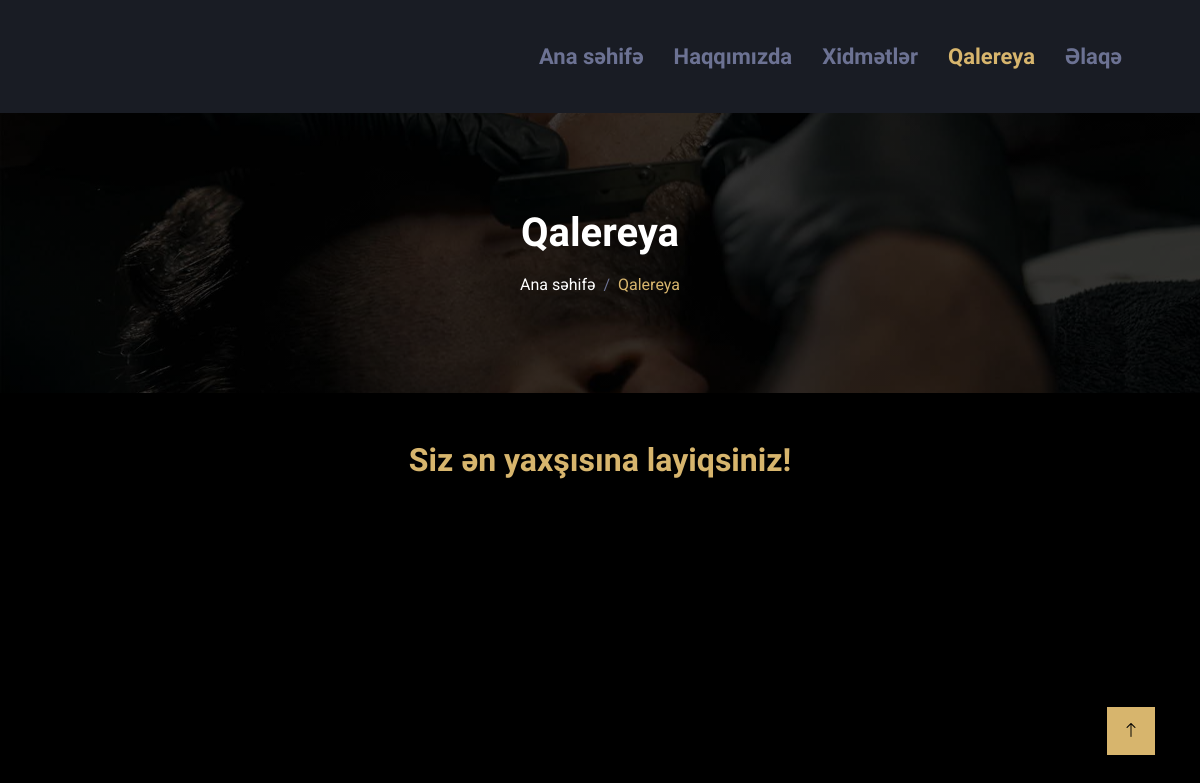
/gallery, run on an earlier commit of the app's database.
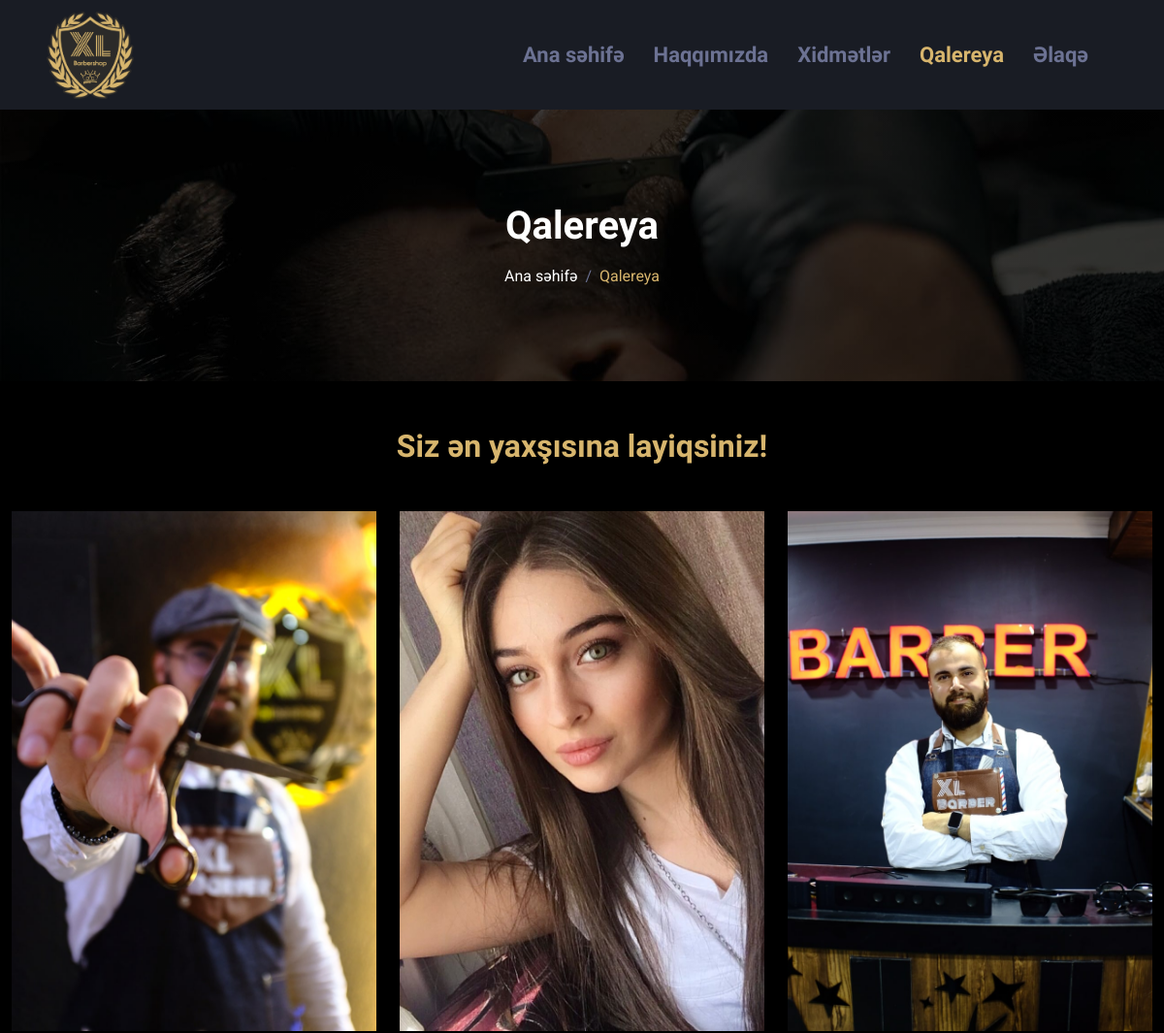
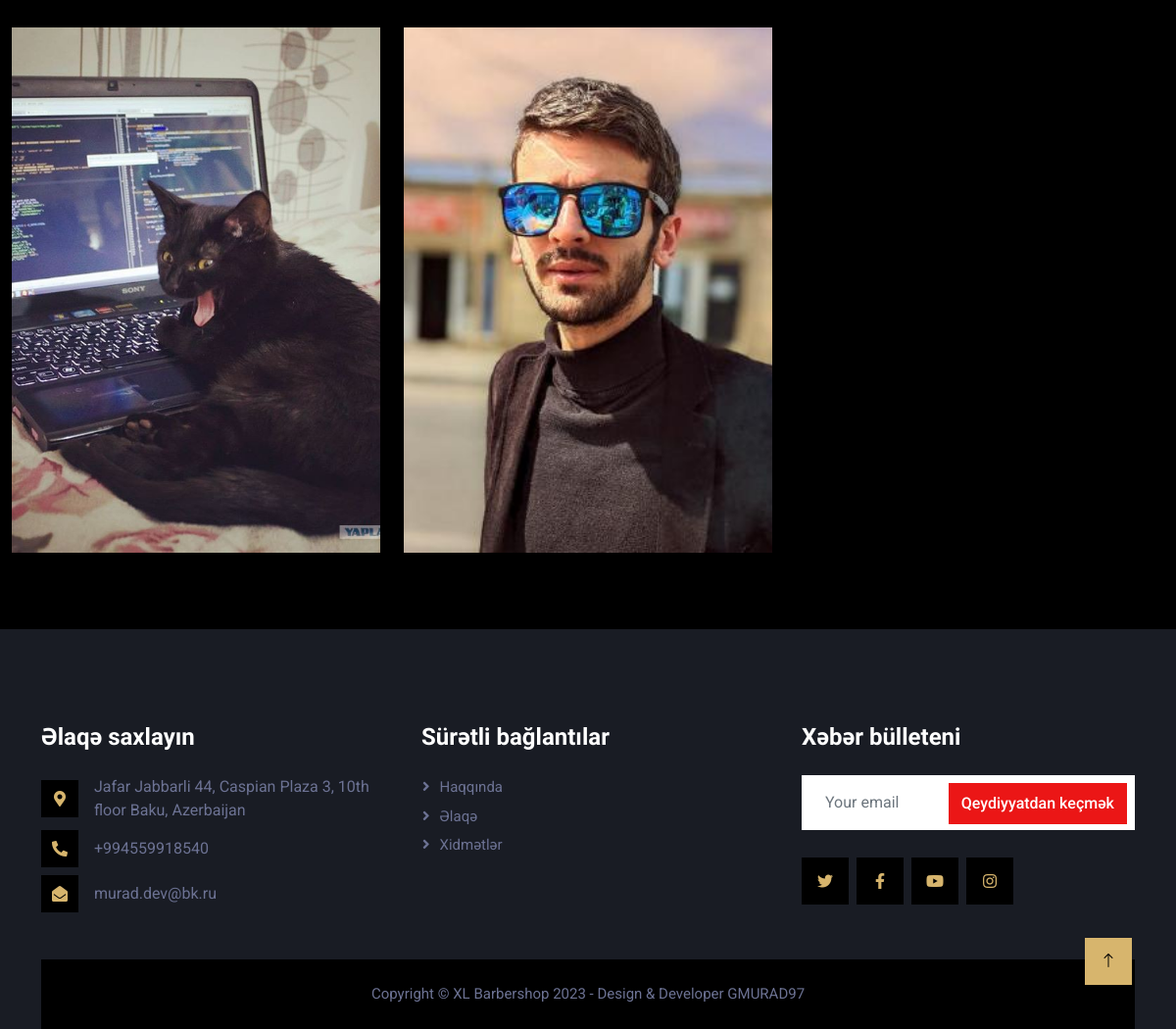
And on a later commit of the database (2 pictures, top to bottom).
### tables this page shows
CREATE TABLE `logo` (
  `l_id` int(11) NOT NULL,
  `logo_img` varchar(255) NOT NULL
);

CREATE TABLE `gallery` (
  `g_id` int(11) NOT NULL,
  `g_img` varchar(255) NOT NULL
);

CREATE TABLE `footer` (
  `f_id` int(11) NOT NULL,
  `f_location_text` varchar(255) NOT NULL,
  `f_phone_text` varchar(255) NOT NULL,
  `f_email_text` varchar(255) NOT NULL,
  `f_twitter_link` varchar(255) NOT NULL,
  `f_facebook_link` varchar(255) NOT NULL,
  `f_youtube_link` varchar(255) NOT NULL,
  `f_instagram_link` varchar(255) NOT NULL,
  `f_copyright` varchar(255) NOT NULL
);

### application/controllers/UserController.php (called while the page is built, shortened)
<?php
class UserController extends CI_Controller
{
    public function __construct()
    {
        $this->load->model("UserModel");
    }
    public function xlb_user_gallery()
    {
        $data["logo_get_db"]            = $this->UserModel->logo_get_db();
        $data["gallery_get_db"]         = $this->UserModel->gallery_get_db();
        $data["footer_get_db"]          = $this->UserModel->footer_get_db();
        $this->load->view("user/Gallery", $data);
    }
}

### index.php (called while the page is built, shortened)
<?php
require_once BASEPATH . 'core/CodeIgniter.php';

### application/models/UserModel.php (called while the page is built, shortened)
<?php
class UserModel extends CI_Model
{
    public function logo_get_db()
    {
        return $this->db->order_by("l_id", "DESC")->limit(1)->get("logo")->row_array();
    }
    public function footer_get_db()
    {
        return $this->db->order_by("f_id", "DESC")->limit(1)->get("footer")->row_array();
    }
    public function gallery_get_db()
    {
        return $this->db->order_by("g_id", "DESC")->get("gallery")->result_array();
    }
}

### application/views/user/Gallery.php (the view, shortened to what the changed rows need)
<?php $this->load->view("user/includes/HeadLinks"); ?>
<?php $this->load->view("user/includes/Preloader"); ?>
<?php $this->load->view("user/includes/Navbar"); ?>
<div class="container-fluid page-header py-5 mb-5 wow fadeIn" data-wow-delay="0.1s">
    <div class="container text-center py-5">
        <h1 class="mb-3">Qalereya</h1>
    </div>
</div>
<div class="text-center mx-auto mb-5 wow fadeInUp" data-wow-delay="0.1s" style="max-width: 600px;">
    <h2 style="color: #D7B56D !important">Siz ən yaxşısına layiqsiniz!</h2>
</div>
<div class="container-fluid">
    <div class="row port-page">
        <?php foreach ($gallery_get_db as $gallery_get_db_item) { ?>
            <div class="gallery_product col-lg-4 col-md-4 col-sm-4 col-xs-6 filter hdpe">
                <img width="100%" height="536px" style="object-fit: cover;" src="<?= base_url('file_manager/gallery/') . $gallery_get_db_item['g_img']; ?>" class="img-responsive center-block port-image">
            </div>
        <?php } ?>
    </div>
</div>
<?php $this->load->view("user/includes/Footer"); ?>

### application/views/user/includes/Navbar.php (shortened to what the changed rows need)
<nav class="navbar navbar-expand-lg bg-secondary navbar-dark sticky-top py-lg-0 px-lg-5 wow fadeIn" data-wow-delay="0.1s">
    <?php if ($logo_get_db) { ?>
        <a href="<?php echo base_url('index'); ?>" class="navbar-brand ms-4 ms-lg-0">
            <img style="width: 90px; height: 90px !important" src="<?php echo base_url('file_manager/logo/') . $logo_get_db["logo_img"]; ?>">
        </a>
    <?php } ?>
</nav>

### application/views/user/includes/Footer.php (shortened to what the changed rows need)
<?php if ($footer_get_db) { ?>
    <div class="container-fluid bg-secondary text-light footer mt-5 pt-5 wow fadeIn" data-wow-delay="0.1s">
        <div class="container py-5">
            <div class="row g-5">
                <div class="col-lg-4 col-md-6">
                    <h4 class="mb-4">Əlaqə saxlayın</h4>
                    <div class="d-flex align-items-center mb-2">
                        <div class="btn-square bg-dark flex-shrink-0 me-3">
                            <span style="color: #D7B56D !important" class="fa fa-map-marker-alt text-primary"></span>
                        </div>
                        <span><?= $footer_get_db["f_location_text"]; ?></span>
                    </div>
                    <div class="d-flex align-items-center mb-2">
                        <div class="btn-square bg-dark flex-shrink-0 me-3">
                            <span style="color: #D7B56D !important" class="fa fa-phone-alt text-primary"></span>
                        </div>
                        <span><?= $footer_get_db["f_phone_text"]; ?></span>
                    </div>
                    <div class="d-flex align-items-center">
                        <div class="btn-square bg-dark flex-shrink-0 me-3">
                            <span style="color: #D7B56D !important" class="fa fa-envelope-open text-primary"></span>
                        </div>
                        <span><?= $footer_get_db["f_email_text"]; ?></span>
                    </div>
                </div>
                <div class="col-lg-4 col-md-6">
                    <h4 class="mb-4">Sürətli bağlantılar</h4>
                    <a class="btn btn-link" href="<?php echo base_url('about'); ?>">Haqqında</a>
                    <a class="btn btn-link" href="<?php echo base_url('contact'); ?>">Əlaqə</a>
                    <a class="btn btn-link" href="<?php echo base_url('service'); ?>">Xidmətlər</a>
                </div>
                <div class="col-lg-4 col-md-6">
                    <h4 class="mb-4">Xəbər bülleteni</h4>
                    <div class="position-relative mb-4">
                        <button type="button" class="btn btn-primary py-2 position-absolute top-0 end-0 mt-2 me-2">Qeydiyyatdan keçmək</button>
                    </div>
                    <div class="d-flex pt-1 m-n1">
                        <a class="btn btn-lg-square btn-dark text-primary m-1" href="<?= $footer_get_db['f_twitter_link']; ?>"><i style="color: #D7B56D !important" class="fab fa-twitter"></i></a>
                        <a class="btn btn-lg-square btn-dark text-primary m-1" href="<?= $footer_get_db['f_facebook_link']; ?>"><i style="color: #D7B56D !important" class="fab fa-facebook-f"></i></a>
                        <a class="btn btn-lg-square btn-dark text-primary m-1" href="<?= $footer_get_db['f_youtube_link']; ?>"><i style="color: #D7B56D !important" class="fab fa-youtube"></i></a>
                        <a class="btn btn-lg-square btn-dark text-primary m-1" href="<?= $footer_get_db['f_twitter_link']; ?>"><i style="color: #D7B56D !important" class="fab fa-instagram"></i></a>
                    </div>
                </div>
            </div>
        </div>
        <div class="container">
            <div class="copyright">
                <div class="row">
                    <div class="col-md-12 text-center text-md-center mb-3 mb-md-0"><?= $footer_get_db["f_copyright"]; ?></div>
                </div>
            </div>
        </div>
    </div>
<?php } ?>

What changed in the data, as far as the page shows it:
added logo: logo_img (picture)
added gallery: g_img (picture)
added gallery: g_img (picture)
added gallery: g_img (picture)
added gallery: g_img (picture)
added gallery: g_img (picture)
added footer: f_location_text "Jafar Jabbarli 44, Caspian Plaza 3, 10th floor Baku, Azerbaijan", f_phone_text "+994559918540", f_email_text "murad.dev@bk.ru", f_copyright "Copyright © XL Barbershop 2023 - Design & Developer GMURAD97"
Also different on the page:
text now shown: "Əlaqə saxlayın Sürətli bağlantılar Haqqında Əlaqə Xidmətlər Xəbər bülleteni Qeydiyyatdan keçmək"
